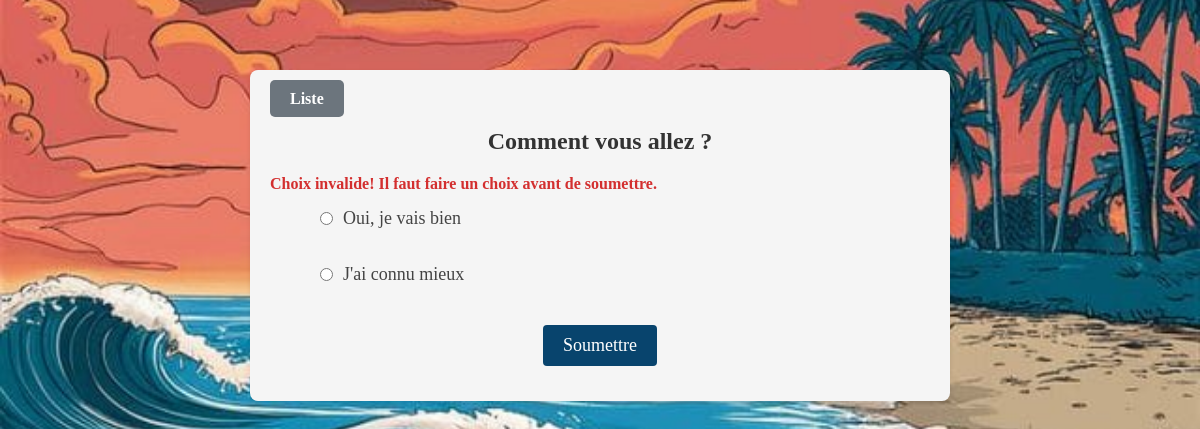
The page /2/vote/ on the database its author committed.
### polls/models.py (models this page shows, shortened)
class Question(models.Model):
    question_text = models.CharField(max_length=200)
    pub_date = models.DateTimeField("date published")

class Choice(models.Model):
    question = models.ForeignKey(Question, on_delete=models.CASCADE)
    choice_text = models.CharField(max_length=200)
    votes = models.IntegerField(default=0)

### polls/views.py (the view)
# urls.py: path("<int:question_id>/vote/", views.vote, name="vote"),
def vote(request, question_id):
    question = get_object_or_404(Question, pk=question_id)
    try:
        selected_choice = question.choice_set.get(pk=request.POST["choice"])
    except (KeyError, Choice.DoesNotExist):
        return render(
            request,
            "polls/detail.html",
            {
                "question": question,
                "error_message": "Choix invalide! Il faut faire un choix avant de soumettre.",
            },
        )
    else:
        selected_choice.votes = F("votes") + 1
        selected_choice.save()
        return HttpResponseRedirect(reverse("polls:results", args=(question.id,)))

### polls/templates/polls/detail.html
{% load static %}
<link rel="stylesheet" href="{% static 'polls/style.css' %}" />
<div class="polls-container">
  <div class="navigation-buttons">
    <a href="{% url 'polls:index' %}" class="action-button back-button"
      >Liste</a
    >
  </div>
  <h1 class="poll-question">{{ question.question_text }}</h1>
  <form
    action="{% url 'polls:vote' question.id %}"
    method="post"
    class="poll-form"
  >
    {% csrf_token %} {% if error_message %}
    <p class="error-message"><strong>{{ error_message }}</strong></p>
    {% endif %}
    <div class="choices-container">
      {% for choice in question.choice_set.all %}
      <div class="choice-item">
        <input
          type="radio"
          name="choice"
          id="choice{{ forloop.counter }}"
          value="{{ choice.id }}"
          class="choice-input"
        />
        <label for="choice{{ forloop.counter }}" class="choice-label">
          {{ choice.choice_text }}
        </label>
      </div>
      {% endfor %}
    </div>
    <button type="submit" class="vote-button">Soumettre</button>
  </form>
</div>

### polls/static/polls/style.css (style rules this page uses)
* { margin: 0; padding: 0; box-sizing: border-box; font-family: Cambria, Cochin, Georgia, Times, "Times New Roman", serif; }
.navigation-buttons { margin-bottom: 20px; }
.back-button { background-color: #6c757d; color: white; text-decoration: none; padding: 8px 15px; border-radius: 5px; font-weight: bold; transition: background-color 0.3s ease; }
.action-button { padding: 10px 20px; border-radius: 5px; text-decoration: none; color: white; font-weight: bold; transition: background-color 0.3s ease; border: none; cursor: pointer; font-size: 16px; }
.polls-container { max-width: 700px; margin: 50 auto; padding: 20px; background-color: #f5f5f5; border-radius: 8px; box-shadow: 0 2px 4px rgba(0, 0, 0, 0.1); }
.poll-question { font-size: 24px; color: #333; margin-bottom: 20px; text-align: center; }
.poll-form { display: flex; flex-direction: column; }
.error-message { color: #d32f2f; margin-bottom: 15px; }
.choices-container { display: flex; flex-direction: column; gap: 15px; margin-bottom: 20px; }
.choice-item { display: flex; align-items: center; }
.choice-input { margin-right: 10px; }
.choice-label { font-size: 18px; color: #444; }
.vote-button { margin: 0 auto 15px; padding: 10px 20px; color: #fff; background-color: rgb(8, 68, 109); border: none; border-radius: 4px; cursor: pointer; transition: background-color 0.3s ease; font-size: 18px; }
.choice-item { margin-bottom: 20px; padding-left: 50px; }

### rows shown on the page
Question: question_text "Comment vous allez ?"
Choice: choice_text "Oui, je vais bien"
Choice: choice_text "J'ai connu mieux"

### other values the page prints
{{ error_message }} "Choix invalide! Il faut faire un choix avant de soumettre."
